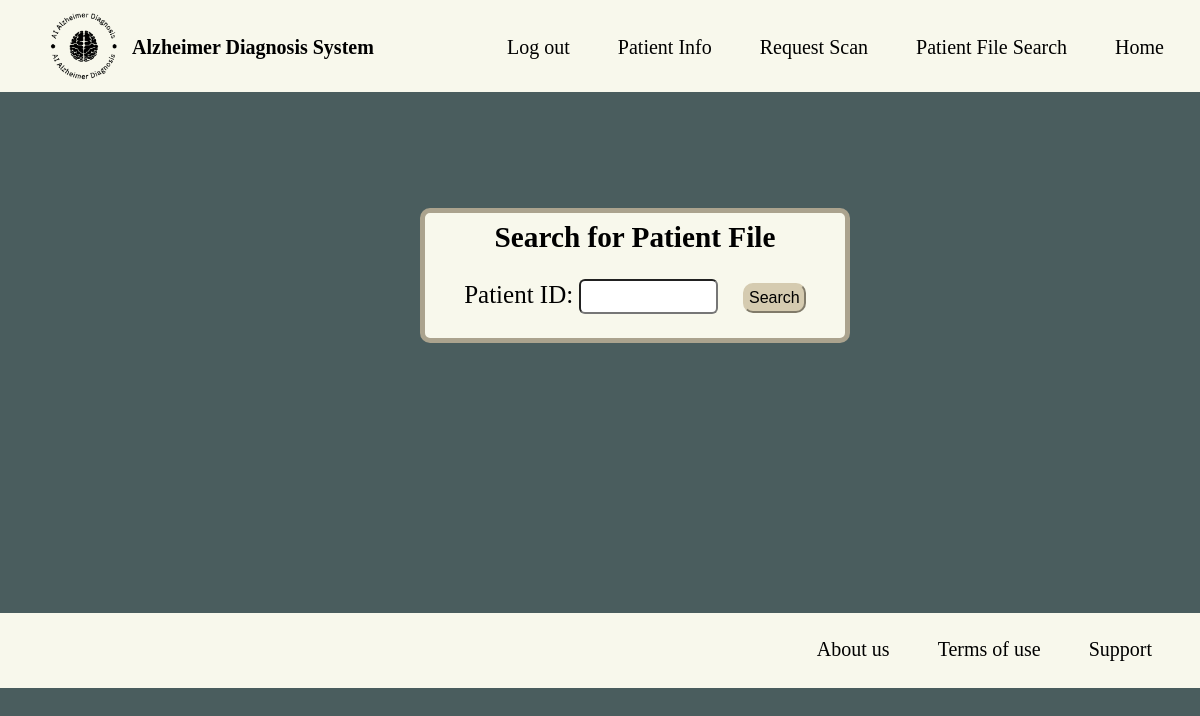
/request?patient_id=1 (signed in), run on an earlier commit of the app's database.
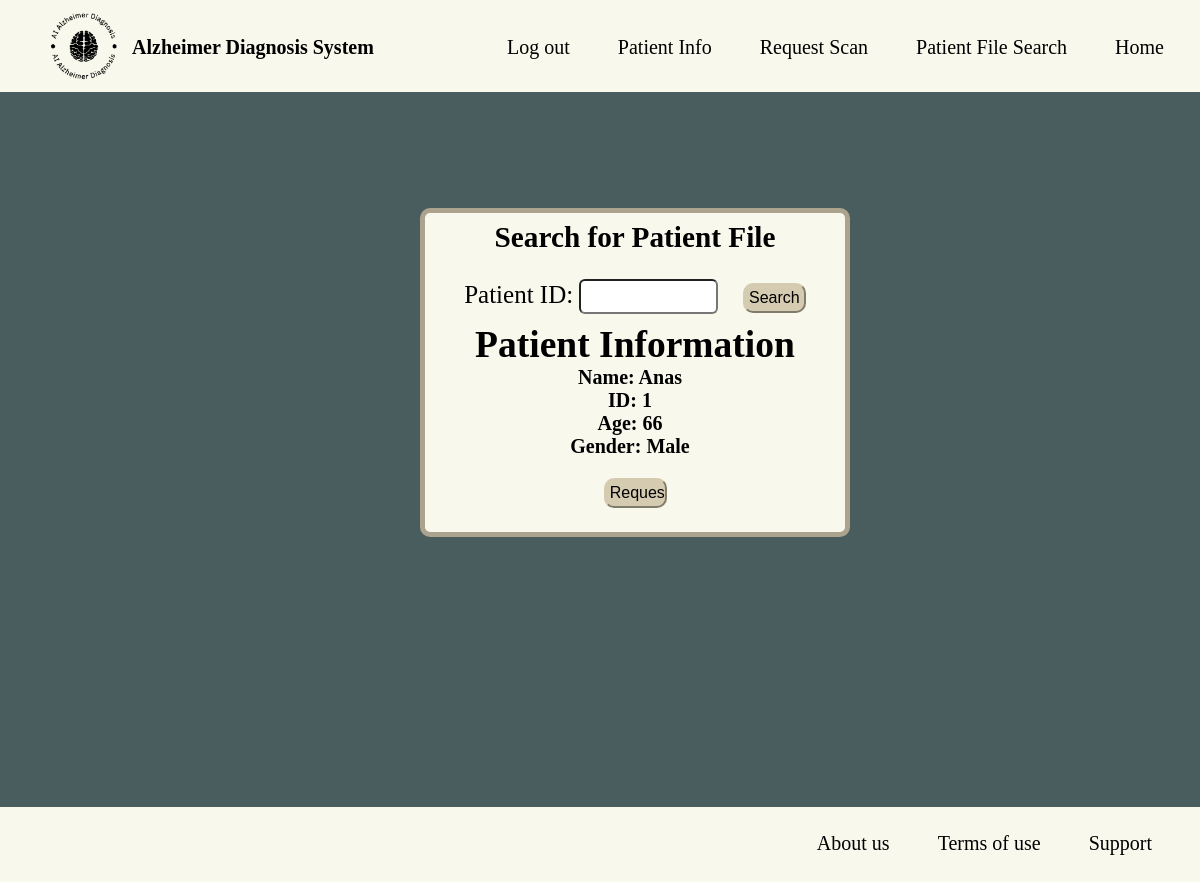
And on a later commit of the database.
### gp/models.py (models this page shows, shortened)
class PatientInfo(db.Model):
    __tablename__ = "patient_info"
    id = db.Column(db.Integer, primary_key=True)
    username = db.Column(db.String(32), index=True)
    patient_id = db.Column(db.String(32), unique=True, index=True)
    age = db.Column(db.String(32))
    gender = db.Column(db.String(32))
    patients = db.relationship('Patient', backref='patient_info', lazy=True)
    patient_request = db.relationship('ScanRequest', backref='patient_info', lazy=True)

### gp/patients/views.py (the view, shortened to what this page needs)
@patients.route("/request", methods=["GET", "POST"])
@login_required
def request_scan():
    search_form = RequestSearchForm()
    request_form = RequestForm()
    if search_form.validate_on_submit() and search_form.submit.data:
        patient_info = PatientInfo.query.filter_by(patient_id=search_form.patient_id.data).first()
        if patient_info:
            return redirect(url_for("patients.request_scan", patient_id=patient_info.patient_id))  # Pass patient_id as query parameter
        else:
            flash("No patient found with this ID.", "warning")
    patient_id = request.args.get('patient_id')
    if patient_id:
        patient_info = PatientInfo.query.filter_by(patient_id=patient_id).first()
        return render_template("request_scan.html", search_form=search_form, request_form=request_form, patient_info=patient_info)
    return render_template("request_scan.html", search_form=search_form, request_form=request_form)

### gp/patients/forms.py
class RequestSearchForm(FlaskForm):
    patient_id = StringField("Patient ID: ", validators=[DataRequired()])
    submit = SubmitField('Search')

class RequestForm(FlaskForm):
    submit = SubmitField('Request')

### gp/models.py (called while the page is built)
@login_manager.user_loader
def load_user(user_id):
    return Doctor.query.get(int(user_id))

### gp/templates/request_scan.html (shortened to what this page needs)
{% extends "base.html" %}
{% block content %}
<br>
<div class="rectangleRs">
    <div class="container">
        <div><h3>Search for Patient File</h3></div>
        <form method="POST">
           <div class"patientid"> {{ search_form.patient_id.label }} {{ search_form.patient_id() }}
            &nbsp;&nbsp; {{ search_form.submit() }}</div>
        </form>
        {% if patient_info %}
            <div>
                <h2>Patient Information</h2>
                <p>Name: {{ patient_info.username }}</p>
                <p>ID: {{ patient_info.patient_id }}</p>
                <p>Age: {{ patient_info.age }}</p>
                <p>Gender: {{ patient_info.gender }}</p>
                <form method="POST">
                    {{ request_form.submit() }}
                </form>
            </div>
        {% endif %}
    </div>
</div>
{% endblock %}

What changed in the data, as far as the page shows it:
added PatientInfo: username "Anas", patient_id "1", age "66", gender "Male"
Also different on the page:
form field submit: (not shown) → "Request"
text now shown: "Patient Information Name: ID: Age: Gender:"
